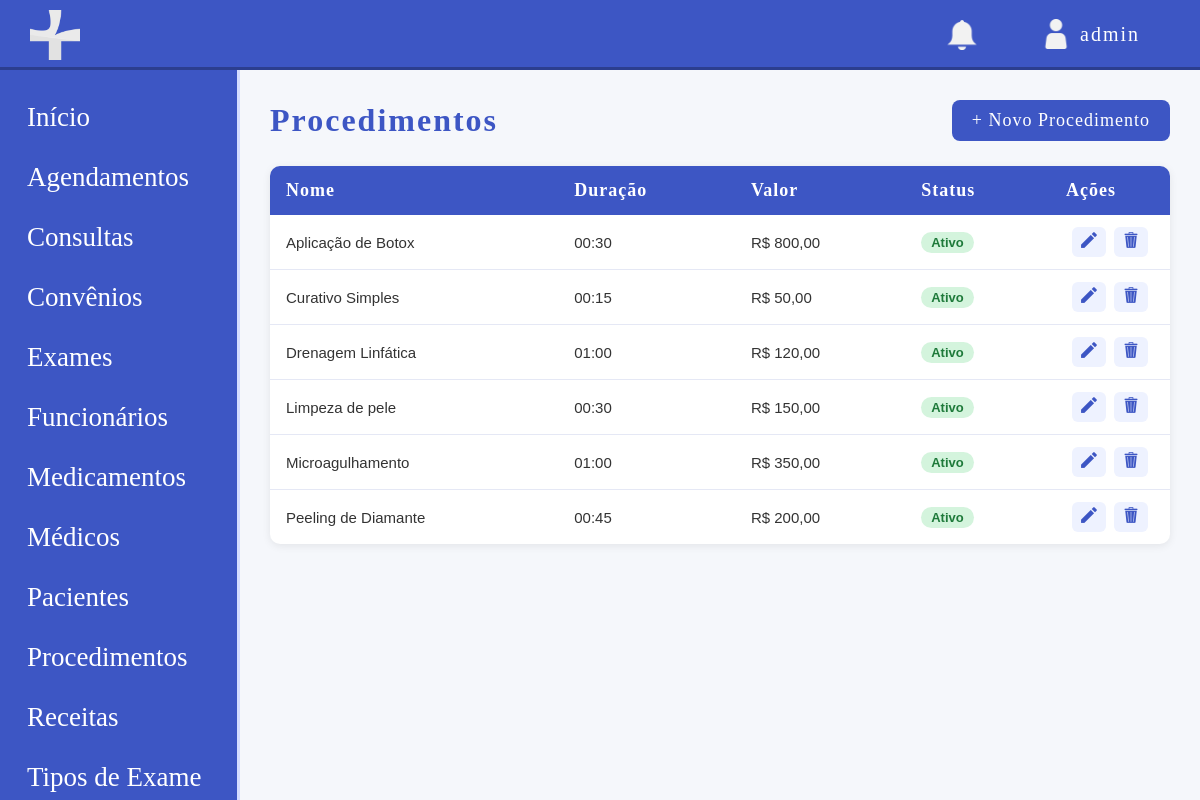
The app's page /modulos/procedimentos/listar_procedimento.php (signed in) with its own data.
### tables this page shows
CREATE TABLE IF NOT EXISTS `procedimento` (
    `id` INT UNSIGNED NOT NULL AUTO_INCREMENT,
    `nome` VARCHAR(255) NOT NULL,
    `descricao` TEXT NOT NULL,
    `valor` DECIMAL(10,2) NOT NULL,
    `duracao` TIME DEFAULT NULL COMMENT 'Duração estimada do procedimento',
    `ativo` TINYINT(1) NOT NULL DEFAULT 1,
    `data_registro` TIMESTAMP DEFAULT CURRENT_TIMESTAMP,
    PRIMARY KEY (`id`)
);

### modulos/procedimentos/listar_procedimento.php (the view, shortened to what this page needs)
<?php
require '../../config/conexao.php';
$base = '/site-clinicamedica';
$sql = "SELECT * FROM procedimento ORDER BY ativo DESC, nome ASC";
$procedimentos = $pdo->query($sql)->fetchAll();
?>
<!DOCTYPE html>
<html lang="pt-br">
<head>
    <link rel="stylesheet" href="<?php echo $base; ?>/css/style.css">
</head>
<body class="dashbody">
    <?php include '../../includes/header.php'; ?>
    <div class="layout">
        <?php include '../../includes/sidebar.php'; ?>
        <main class="main">
            <div class="pagina-topo">
                <h1>Procedimentos</h1>
                <a href="cadastrar_procedimento.php" class="btn-novo">+ Novo Procedimento</a>
            </div>
            <?php if (count($procedimentos) === 0): ?>
                <div class="vazio">
                    <p>Nenhum procedimento cadastrado ainda.</p>
                    <a href="cadastrar_procedimento.php" class="btn-novo">Cadastrar o primeiro</a>
                </div>
            <?php else: ?>
                <table class="tabela">
                    <thead>
                        <tr>
                            <th>Nome</th>
                            <th>Duração</th>
                            <th>Valor</th>
                            <th>Status</th>
                            <th style="width: 120px;">Ações</th>
                        </tr>
                    </thead>
                    <tbody>
                        <?php foreach ($procedimentos as $p): ?>
                            <tr class="<?php echo $p['ativo'] ? '' : 'linha-inativa'; ?>">
                                <td><?php echo htmlspecialchars($p['nome']); ?></td>
                                <td>
                                    <?php echo $p['duracao'] ? substr($p['duracao'], 0, 5) : '—'; ?>
                                </td>
                                <td>R$ <?php echo number_format($p['valor'], 2, ',', '.'); ?></td>
                                <td>
                                    <?php if ($p['ativo']): ?>
                                        <span class="tag tag-ativo">Ativo</span>
                                    <?php else: ?>
                                        <span class="tag tag-inativo">Inativo</span>
                                    <?php endif; ?>
                                </td>
                                <td class="acoes">
                                    <a href="editar_procedimento.php?id=<?php echo $p['id']; ?>" class="btn-acao" title="Editar">
                                        <img src="../../img/editar_icon.png" class="iconeacao" alt="Editar">
                                    </a>
                                    <a href="excluir_procedimento.php?id=<?php echo $p['id']; ?>"
                                       class="btn-acao btn-excluir"
                                       title="Excluir"
                                       onclick="return confirm('Tem certeza que deseja excluir este procedimento?');">
                                        <img src="../../img/excluir_icon.png" class="iconeacao" alt="Excluir">
                                    </a>
                                </td>
                            </tr>
                        <?php endforeach; ?>
                    </tbody>
                </table>
            <?php endif; ?>
        </main>
    </div>
</body>
</html>

### css/style.css (style rules this page uses)
* { margin: 0; padding: 0; box-sizing: border-box; }
body { font-family: Arial, sans-serif; background-color: #f5f7fb; color: #3d56c4; }
.layout { display: flex; }
.main { margin-left: 240px; padding: 100px 30px 30px; width: calc(100% - 240px); min-height: 100vh; }
.pagina-topo { display: flex; justify-content: space-between; align-items: center; margin-bottom: 25px; }
.pagina-topo h1 { font-family: 'Coolvetica'; font-size: 32px; color: #3d56c4; letter-spacing: 2px; }
.btn-novo { background-color: #3d56c4; color: white; text-decoration: none; padding: 10px 20px; border-radius: 8px; font-family: 'Coolvetica'; font-size: 18px; letter-spacing: 1px; transition: 0.2s; }
.tabela { width: 100%; border-collapse: collapse; background-color: white; border-radius: 10px; overflow: hidden; box-shadow: 0 2px 8px rgba(0,0,0,0.08); }
.tabela thead { background-color: #3d56c4; }
.tabela th { color: white; font-family: 'Coolvetica'; font-size: 18px; letter-spacing: 1px; padding: 14px 16px; text-align: left; }
.tabela td { padding: 12px 16px; border-bottom: 1px solid #e5e8f5; color: #333; font-size: 15px; }
.tabela tbody tr:last-child td { border-bottom: none; }
.tag { display: inline-block; padding: 3px 10px; border-radius: 12px; font-size: 13px; font-weight: 600; }
.tag-ativo { background-color: #d4f4dd; color: #1e7a3a; }
.acoes { text-align: center; white-space: nowrap; }
.btn-acao { display: inline-block; padding: 5px 9px; margin: 0 2px; border-radius: 6px; text-decoration: none; font-size: 16px; background-color: #eef2ff; transition: 0.2s; }
.iconeacao { width: 16px; height: 16px; }

### records on screen
procedimento: nome "Aplicação de Botox", duracao "00:30", valor "800,00", ativo "Ativo"
procedimento: nome "Curativo Simples", duracao "00:15", valor "50,00", ativo "Ativo"
procedimento: nome "Drenagem Linfática", duracao "01:00", valor "120,00", ativo "Ativo"
procedimento: nome "Limpeza de pele", duracao "00:30", valor "150,00", ativo "Ativo"
procedimento: nome "Microagulhamento", duracao "01:00", valor "350,00", ativo "Ativo"
procedimento: nome "Peeling de Diamante", duracao "00:45", valor "200,00", ativo "Ativo"

### other values on screen
$nome_usuario "admin"
